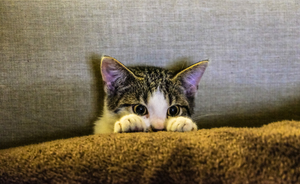
#> input picture image_processing_2/image_processing_2/test_images/cat.png, 300 x 184 px
$ python lab.py
#> lines starting #> are read from the running program, lines starting #| are printed output that depends on the picture
"""
6.101 Lab:
Image Processing 2
"""

# NO ADDITIONAL IMPORTS!
# (except in the last part of the lab; see the lab writeup for details)
import math
import os
from PIL import Image

#OLD FILTERS
# [31 lines left out: functions get_pixel, set_pixel, apply_per_pixel, not called in this run]


def inverted(image):
    return apply_per_pixel(image, lambda color: 255-color)


# HELPER FUNCTIONS

# [371 lines left out: functions correlate, multiply, round_and_clip_image, blurred, generate_blur_kernel, sharpened and 18 more, not called in this run]
# HELPER FUNCTIONS FOR LOADING AND SAVING COLOR IMAGES


def load_color_image(filename):
    """
    Loads a color image from the given file and returns a dictionary
    representing that image.

    Invoked as, for example:
       i = load_color_image('test_images/cat.png')
    """
#> called with filename = 'test_images/cat.png'
    with open(filename, "rb") as img_handle:
        img = Image.open(img_handle)
#> img is the input picture: PIL image 300x184 RGB; mean R, G, B 123.5, 111, 89.6
        img = img.convert("RGB")  # in case we were given a greyscale image
        img_data = img.getdata()
        pixels = list(img_data)
#> pixels = 55200 items
        width, height = img.size
#> width = 300; height = 184
        return {"height": height, "width": width, "pixels": pixels}


# [63 lines left out: functions save_color_image, load_greyscale_image, save_greyscale_image, print_matrix, not called in this run]

if __name__ == "__main__":
    # code in this block will only be run when you explicitly run your script,
    # and not when the tests are being run.  this is a good place for
    # generating images, etc.
    cat = load_color_image("test_images/cat.png")
#> cat = 3 items
    python = load_color_image("test_images/python.png")
#> call 2 of load_color_image, with filename = 'test_images/python.png'
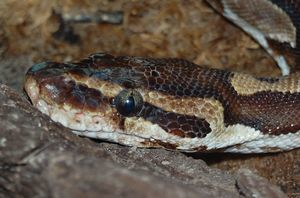
#> input picture image_processing_2/image_processing_2/test_images/python.png, 300 x 198 px
#> in load_color_image, img is the input picture: PIL image 300x198 RGB; mean R, G, B 96.3, 84.6, 72.8
#> in load_color_image (call 2), `pixels = list(img_data)`: pixels = 59400 items
#> python = 3 items
    sparrowchick = load_color_image("test_images/sparrowchick.png")
#> call 3 of load_color_image, with filename = 'test_images/sparrowchick.png'
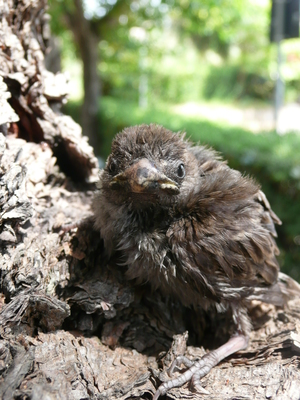
#> input picture image_processing_2/image_processing_2/test_images/sparrowchick.png, 300 x 400 px
#> in load_color_image, img is the input picture: PIL image 300x400 RGB; mean R, G, B 130.5, 131.2, 109.9
#> in load_color_image (call 3), `pixels = list(img_data)`: pixels = 120000 items
#> sparrowchick = 3 items
    twocats = load_color_image("test_images/twocats.png")
#> call 4 of load_color_image, with filename = 'test_images/twocats.png'
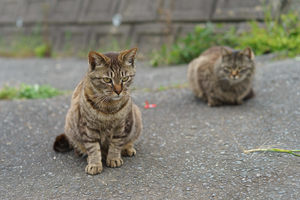
#> input picture image_processing_2/image_processing_2/test_images/twocats.png, 300 x 200 px
#> in load_color_image, img is the input picture: PIL image 300x200 RGB; mean R, G, B 130.6, 129.4, 117
#> in load_color_image (call 4), `pixels = list(img_data)`: pixels = 60000 items
#> twocats = 3 items
    mushroom = load_color_image("test_images/smallmushroom.png")
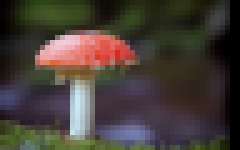
#> input picture image_processing_2/image_processing_2/test_images/smallmushroom.png, 48 x 30 px (shown 5 times larger)
#> in load_color_image, img is the input picture: PIL image 48x30 RGBA; mean R, G, B, A 70, 61.4, 55.2, 255
#> in load_color_image (call 5), `pixels = list(img_data)`: pixels = 1440 items, first 6: (4, 2, 1), (6, 5, 3), (12, 11, 6), (21, 23, 9), (29, 37, 14), (36, 51, 16)
#> mushroom = 3 items
    chess = load_color_image("test_images/chess.png")
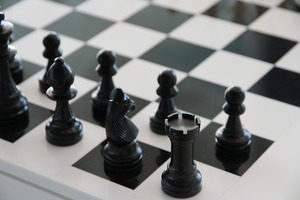
#> input picture image_processing_2/image_processing_2/test_images/chess.png, 300 x 200 px
#> in load_color_image, img is the input picture: PIL image 300x200 RGB; mean R, G, B 125.9, 127.3, 126.6
#> in load_color_image (call 6), `pixels = list(img_data)`: pixels = 60000 items
#> chess = 3 items
#> (the run stopped early here; a loop or call above may not have finished)
